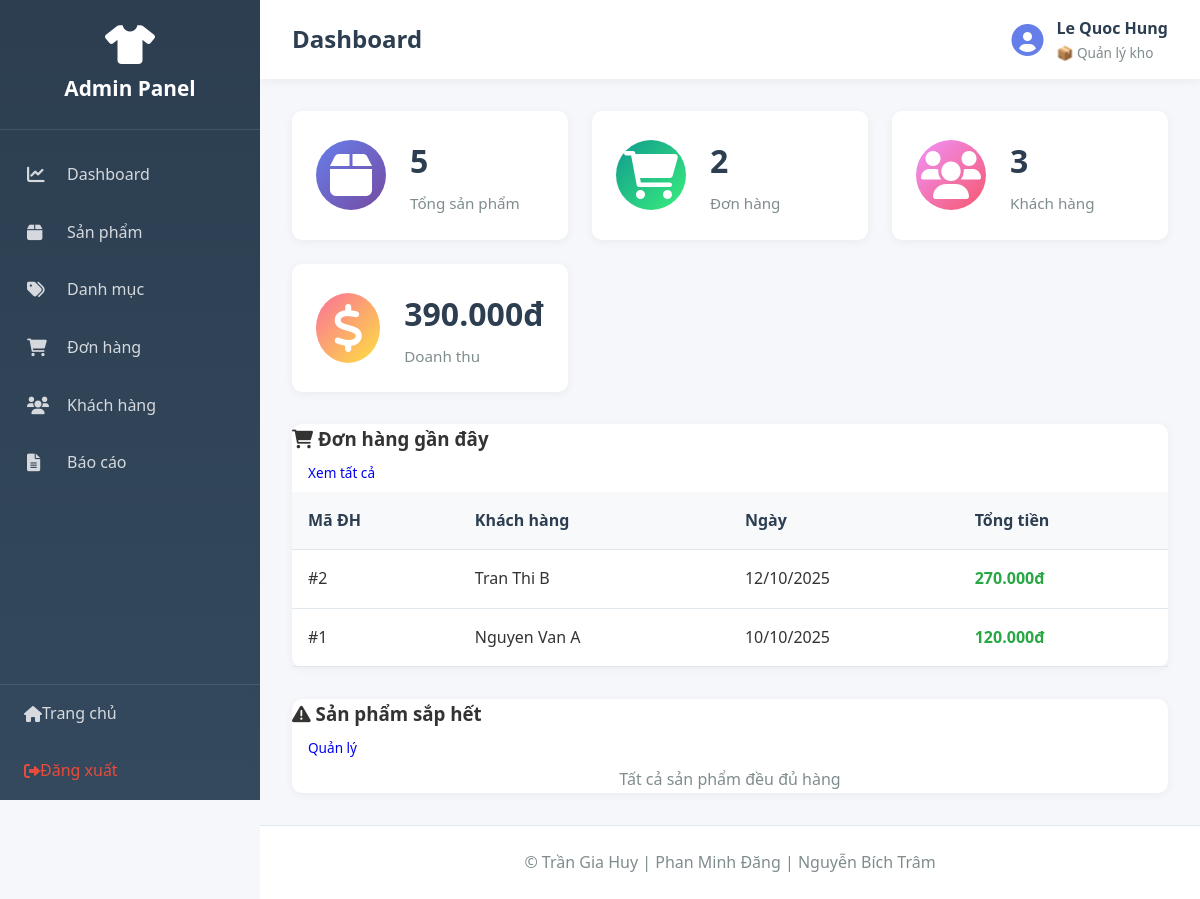
Before: /admin/index.php?action=dashboard (signed in) with the older database file.
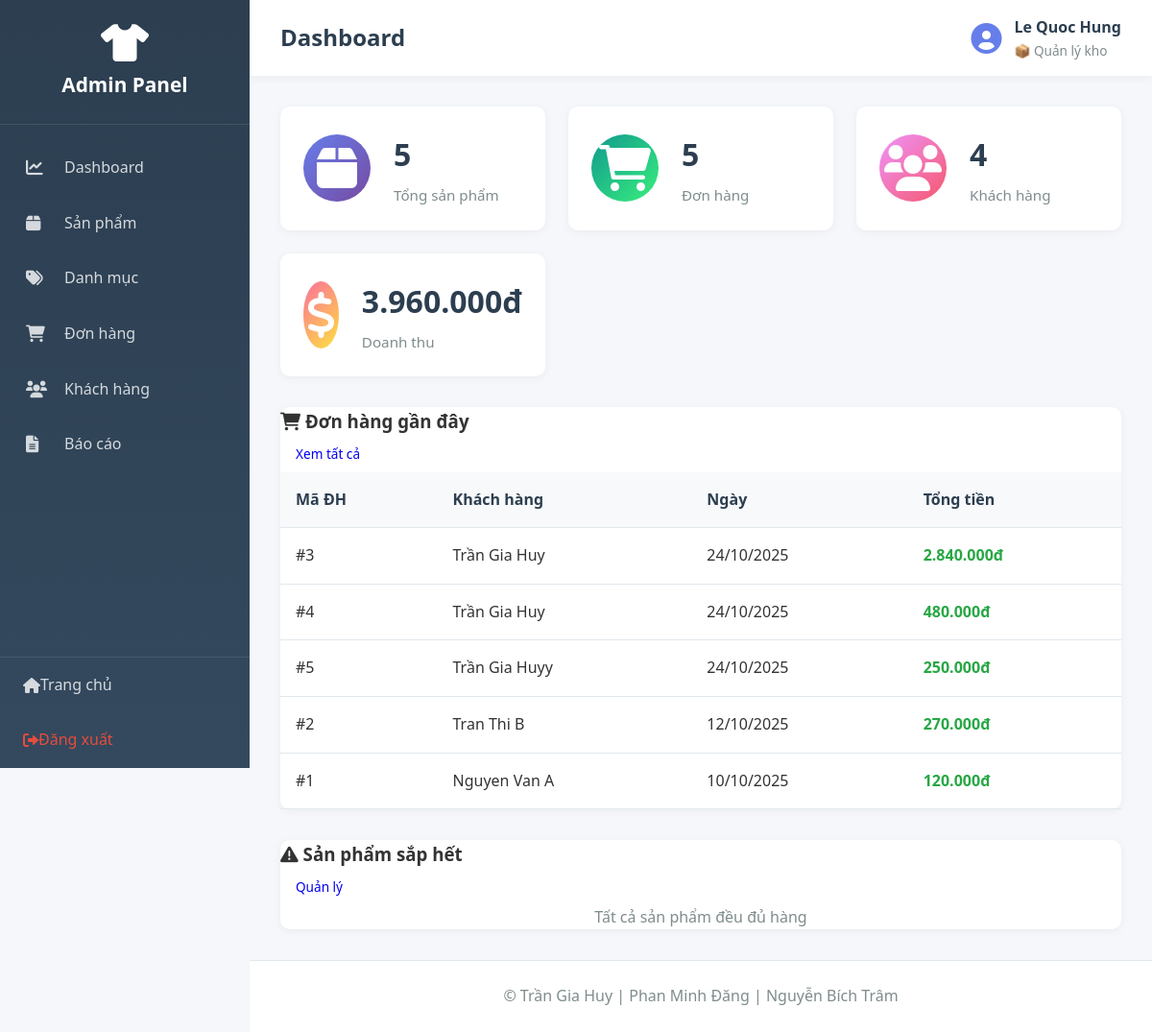
After: the same page with the newer database file.
### tables this page shows
CREATE TABLE `hoadon` (
  `MaHD` int(11) NOT NULL,
  `NgayLap` date DEFAULT NULL,
  `TongTien` decimal(10,2) DEFAULT NULL,
  `HinhThucThanhToan` varchar(50) DEFAULT NULL,
  `MaKH` int(11) DEFAULT NULL,
  `TenKH` varchar(100) DEFAULT NULL,
  `SoDienThoai` varchar(15) DEFAULT NULL,
  `DiaChi` text DEFAULT NULL,
  `MaNV` int(11) DEFAULT NULL,
  `GhiChu` text DEFAULT NULL,
  `TrangThai` varchar(50) DEFAULT 'Đang xử lý'
);

### app/controllers/AdminController.php (called while the page is built, shortened)
<?php
require_once __DIR__ . '/../../core/Controller.php';
class AdminController extends Controller {
    private $adminModel;
    public function __construct() {
        $this->adminModel = $this->model('Admin');
    }
    public function dashboard() {
        $stats = $this->adminModel->getDashboardStats();
        $data = [
            'page_title' => 'Dashboard',
            'stats' => $stats
        ];
        $this->view('admin/dashboard', $data);
    }
}
?>

### core/Model.php (called while the page is built, shortened)
<?php
class Model {
    protected $db;
    public function __construct() {
        $this->db = $this->connectDB();
    }
    private function connectDB() {
        $conn = new mysqli(DB_HOST, DB_USER, DB_PASS, DB_NAME);
        $conn->set_charset("utf8mb4");
        return $conn;
    }
    public function query($sql) {
        return $this->db->query($sql);
    }
}
?>

### app/models/Admin.php (called while the page is built, shortened)
<?php
require_once __DIR__ . '/../../core/Model.php';
class Admin extends Model {
    public function getDashboardStats() {
        $stats = [];
        $result = $this->query("SELECT COUNT(*) as total FROM sanpham");
        $stats['total_products'] = $result->fetch_assoc()['total'];
        $result = $this->query("SELECT COUNT(*) as total FROM hoadon");
        $stats['total_orders'] = $result->fetch_assoc()['total'];
        $result = $this->query("SELECT COUNT(*) as total FROM khachhang");
        $stats['total_customers'] = $result->fetch_assoc()['total'];
        $result = $this->query("SELECT SUM(TongTien) as total FROM hoadon");
        $row = $result->fetch_assoc();
        $stats['total_revenue'] = $row['total'] ?? 0;
        $result = $this->query("SELECT * FROM hoadon
                                ORDER BY NgayLap DESC
                                LIMIT 5");
        $stats['recent_orders'] = $result->fetch_all(MYSQLI_ASSOC);
        $result = $this->query("SELECT sp.TenSP, bt.KichThuoc, bt.MauSac, bt.TonKho, sp.MaSP
                                FROM sanpham_bienthe bt
                                LEFT JOIN sanpham sp ON bt.MaSP = sp.MaSP
                                WHERE bt.TonKho < 10 AND bt.TonKho > 0
                                ORDER BY bt.TonKho ASC
                                LIMIT 5");
        $stats['low_stock'] = $result->fetch_all(MYSQLI_ASSOC);
        return $stats;
    }
}
?>

### app/views/admin/dashboard.php (the view)
<?php require_once __DIR__ . '/../layouts/admin_header.php'; ?>
<div class="dashboard">
    <div class="stats-grid">
        <div class="stat-card stat-primary">
            <div class="stat-icon">
                <i class="fas fa-box fa-3x"></i>
            </div>
            <div class="stat-info">
                <h3><?php echo number_format($stats['total_products']); ?></h3>
                <p>Tổng sản phẩm</p>
            </div>
        </div>
        <div class="stat-card stat-success">
            <div class="stat-icon">
                <i class="fas fa-shopping-cart fa-3x"></i>
            </div>
            <div class="stat-info">
                <h3><?php echo number_format($stats['total_orders']); ?></h3>
                <p>Đơn hàng</p>
            </div>
        </div>
        <div class="stat-card stat-warning">
            <div class="stat-icon">
                <i class="fas fa-users fa-3x"></i>
            </div>
            <div class="stat-info">
                <h3><?php echo number_format($stats['total_customers']); ?></h3>
                <p>Khách hàng</p>
            </div>
        </div>
        <div class="stat-card stat-danger">
            <div class="stat-icon">
                <i class="fas fa-dollar-sign fa-3x"></i>
            </div>
            <div class="stat-info">
                <h3><?php echo number_format($stats['total_revenue'], 0, ',', '.'); ?>đ</h3>
                <p>Doanh thu</p>
            </div>
        </div>
    </div>
    <div class="dashboard-grid">
        <div class="dashboard-card">
            <div class="card-header">
                <h3><i class="fas fa-shopping-cart"></i> Đơn hàng gần đây</h3>
                <a href="index.php?action=orders" class="btn btn-sm">Xem tất cả</a>
            </div>
            <div class="card-body">
                <?php if (!empty($stats['recent_orders'])): ?>
                <table class="data-table">
                    <thead>
                        <tr>
                            <th>Mã ĐH</th>
                            <th>Khách hàng</th>
                            <th>Ngày</th>
                            <th>Tổng tiền</th>
                        </tr>
                    </thead>
                    <tbody>
                        <?php foreach ($stats['recent_orders'] as $order): ?>
                        <tr>
                            <td>#<?php echo $order['MaHD']; ?></td>
                            <td><?php echo htmlspecialchars($order['TenKH']); ?></td>
                            <td><?php echo date('d/m/Y', strtotime($order['NgayLap'])); ?></td>
                            <td class="text-success">
                                <strong><?php echo number_format($order['TongTien'], 0, ',', '.'); ?>đ</strong>
                            </td>
                        </tr>
                        <?php endforeach; ?>
                    </tbody>
                </table>
                <?php else: ?>
                <p class="text-center text-muted">Chưa có đơn hàng nào</p>
                <?php endif; ?>
            </div>
        </div>
        <div class="dashboard-card">
            <div class="card-header">
                <h3><i class="fas fa-exclamation-triangle"></i> Sản phẩm sắp hết</h3>
                <a href="index.php?action=products" class="btn btn-sm">Quản lý</a>
            </div>
            <div class="card-body">
                <?php if (!empty($stats['low_stock'])): ?>
                <table class="data-table">
                    <thead>
                        <tr>
                            <th>Sản phẩm</th>
                            <th>Biến thể</th>
                            <th>Tồn kho</th>
                        </tr>
                    </thead>
                    <tbody>
                        <?php foreach ($stats['low_stock'] as $item): ?>
                        <tr>
                            <td><?php echo htmlspecialchars($item['TenSP']); ?></td>
                            <td>
                                <small>Size <?php echo $item['KichThuoc']; ?> - <?php echo $item['MauSac']; ?></small>
                            </td>
                            <td>
                                <span class="badge badge-warning">
                                    <?php echo $item['TonKho']; ?>
                                </span>
                            </td>
                        </tr>
                        <?php endforeach; ?>
                    </tbody>
                </table>
                <?php else: ?>
                <p class="text-center text-muted">Tất cả sản phẩm đều đủ hàng</p>
                <?php endif; ?>
            </div>
        </div>
    </div>
</div>
<?php require_once __DIR__ . '/../layouts/admin_footer.php'; ?>

Changed rows visible on the page:
added hoadon: MaHD "5", MaKH "4", TenKH "Trần Gia Huyy", NgayLap "24/10/2025", TongTien "250.000"
added hoadon: MaHD "3", TenKH "Trần Gia Huy", NgayLap "24/10/2025", TongTien "2.840.000"
added hoadon: MaHD "4", TenKH "Trần Gia Huy", NgayLap "24/10/2025", TongTien "480.000"
Other visible differences:
$stats['total_revenue']: "390.000" → "3.960.000"
$stats['total_products']: "5" → (not shown)
$stats['total_orders']: "2" → (not shown)
$stats['total_customers']: "3" → (not shown)
